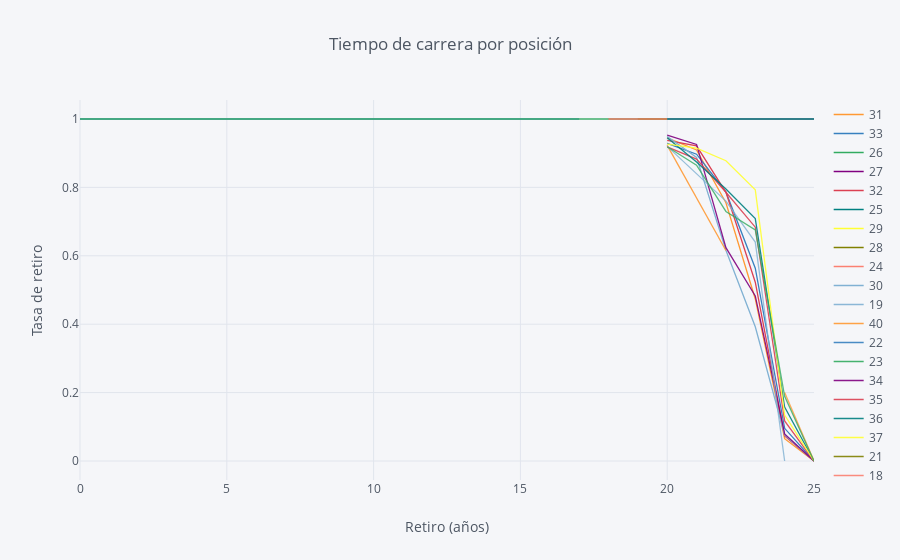

The notebook cell this image was saved under:
### Code cell
rates=survival(data, 'Age', 'Expire', 'Retirement')
rates.iplot(kind='line', xTitle='Retiro (años)', 
            yTitle='Tasa de retiro', title='Tiempo de carrera por posición')

### Figure 1 — Plotly figure (JSON) as saved in the notebook; plotly's stock layout.template omitted (floating-point values rounded to 4 significant figures)
{"data": [{"line": {"color": "rgba(255, 153, 51, 1.0)", "dash": "solid", "shape": "linear", "width": 1.3}, "mode": "lines", "name": "31", "text": "", "type": "scatter", "x": [0, 17, 18, 19, 20, 21, 22, 23, 24, 25], "y": [0.9816, "", "", "", 0.9448, 0.9095, 0.7553, 0.4738, 0.06506, 0]}, {"line": {"color": "rgba(55, 128, 191, 1.0)", "dash": "solid", "shape": "linear", "width": 1.3}, "mode": "lines", "name": "33", "text": "", "type": "scatter", "x": [0, 17, 18, 19, 20, 21, 22, 23, 24, 25], "y": [0.9755, "", "", "", 0.9289, 0.8971, 0.7868, 0.5637, 0.09559, 0]}, {"line": {"color": "rgba(50, 171, 96, 1.0)", "dash": "solid", "shape": "linear", "width": 1.3}, "mode": "lines", "name": "26", "text": "", "type": "scatter", "x": [0, 17, 18, 19, 20, 21, 22, 23, 24, 25], "y": [1, "", "", 1, 1, 1, 1, 1, 1, 1]}, {"line": {"color": "rgba(128, 0, 128, 1.0)", "dash": "solid", "shape": "linear", "width": 1.3}, "mode": "lines", "name": "27", "text": "", "type": "scatter", "x": [0, 17, 18, 19, 20, 21, 22, 23, 24, 25], "y": [1, "", "", "", 1, 1, 1, 1, 1, 1]}, {"line": {"color": "rgba(219, 64, 82, 1.0)", "dash": "solid", "shape": "linear", "width": 1.3}, "mode": "lines", "name": "32", "text": "", "type": "scatter", "x": [0, 17, 18, 19, 20, 21, 22, 23, 24, 25], "y": [0.9826, "", "", "", 0.9373, 0.9216, 0.7857, 0.5226, 0.07317, 0]}, {"line": {"color": "rgba(0, 128, 128, 1.0)", "dash": "solid", "shape": "linear", "width": 1.3}, "mode": "lines", "name": "25", "text": "", "type": "scatter", "x": [0, 17, 18, 19, 20, 21, 22, 23, 24, 25], "y": [1, "", "", 1, 1, 1, 1, 1, 1, 1]}, {"line": {"color": "rgba(255, 255, 51, 1.0)", "dash": "solid", "shape": "linear", "width": 1.3}, "mode": "lines", "name": "29", "text": "", "type": "scatter", "x": [0, 17, 18, 19, 20, 21, 22, 23, 24, 25], "y": [1, "", "", "", 1, 1, 1, 1, 1, 1]}, {"line": {"color": "rgba(128, 128, 0, 1.0)", "dash": "solid", "shape": "linear", "width": 1.3}, "mode": "lines", "name": "28", "text": "", "type": "scatter", "x": [0, 17, 18, 19, 20, 21, 22, 23, 24, 25], "y": [1, "", "", "", 1, 1, 1, 1, 1, 1]}, {"line": {"color": "rgba(251, 128, 114, 1.0)", "dash": "solid", "shape": "linear", "width": 1.3}, "mode": "lines", "name": "24", "text": "", "type": "scatter", "x": [0, 17, 18, 19, 20, 21, 22, 23, 24, 25], "y": [1, "", 1, 1, 1, 1, 1, 1, 1, 1]}, {"line": {"color": "rgba(128, 177, 211, 1.0)", "dash": "solid", "shape": "linear", "width": 1.3}, "mode": "lines", "name": "30", "text": "", "type": "scatter", "x": [0, 17, 18, 19, 20, 21, 22, 23, 24, 25], "y": [0.9836, "", "", "", 0.9487, 0.8877, 0.6161, 0.3926, 0.07634, 0]}, {"line": {"color": "rgba(128, 177, 211, 0.8999999999999999)", "dash": "solid", "shape": "linear", "width": 1.3}, "mode": "lines", "name": "19", "text": "", "type": "scatter", "x": [0, 17, 18, 19, 20, 21, 22, 23, 24, 25], "y": [1, "", "", 1, 1, 1, 1, 1, 1, 1]}, {"line": {"color": "rgba(255, 153, 51, 0.8999999999999999)", "dash": "solid", "shape": "linear", "width": 1.3}, "mode": "lines", "name": "40", "text": "", "type": "scatter", "x": [0, 17, 18, 19, 20, 21, 22, 23, 24, 25], "y": [1, "", "", "", 0.9231, 0.7692, 0.6154, "", 0, ""]}, {"line": {"color": "rgba(55, 128, 191, 0.8999999999999999)", "dash": "solid", "shape": "linear", "width": 1.3}, "mode": "lines", "name": "22", "text": "", "type": "scatter", "x": [0, 17, 18, 19, 20, 21, 22, 23, 24, 25], "y": [1, 1, "", 1, 1, 1, 1, 1, 1, 1]}, {"line": {"color": "rgba(50, 171, 96, 0.8999999999999999)", "dash": "solid", "shape": "linear", "width": 1.3}, "mode": "lines", "name": "23", "text": "", "type": "scatter", "x": [0, 17, 18, 19, 20, 21, 22, 23, 24, 25], "y": [1, 1, 1, 1, 1, 1, 1, 1, 1, 1]}, {"line": {"color": "rgba(128, 0, 128, 0.8999999999999999)", "dash": "solid", "shape": "linear", "width": 1.3}, "mode": "lines", "name": "34", "text": "", "type": "scatter", "x": [0, 17, 18, 19, 20, 21, 22, 23, 24, 25], "y": [0.9901, "", "", "", 0.953, 0.9257, 0.6238, 0.4827, 0.07921, 0]}, {"line": {"color": "rgba(219, 64, 82, 0.8999999999999999)", "dash": "solid", "shape": "linear", "width": 1.3}, "mode": "lines", "name": "35", "text": "", "type": "scatter", "x": [0, 17, 18, 19, 20, 21, 22, 23, 24, 25], "y": [0.9745, "", "", "", 0.9184, 0.8827, 0.7857, 0.6837, 0.1173, 0]}, {"line": {"color": "rgba(0, 128, 128, 0.8999999999999999)", "dash": "solid", "shape": "linear", "width": 1.3}, "mode": "lines", "name": "36", "text": "", "type": "scatter", "x": [0, 17, 18, 19, 20, 21, 22, 23, 24, 25], "y": [1, "", "", "", 0.9449, 0.874, 0.7953, 0.7087, 0.1575, 0]}, {"line": {"color": "rgba(255, 255, 51, 0.8999999999999999)", "dash": "solid", "shape": "linear", "width": 1.3}, "mode": "lines", "name": "37", "text": "", "type": "scatter", "x": [0, 17, 18, 19, 20, 21, 22, 23, 24, 25], "y": [0.9756, "", "", "", 0.9268, 0.9146, 0.878, 0.7927, 0.1341, 0]}, {"line": {"color": "rgba(128, 128, 0, 0.8999999999999999)", "dash": "solid", "shape": "linear", "width": 1.3}, "mode": "lines", "name": "21", "text": "", "type": "scatter", "x": [0, 17, 18, 19, 20, 21, 22, 23, 24, 25], "y": [1, "", "", 1, 1, 1, 1, 1, 1, 1]}, {"line": {"color": "rgba(251, 128, 114, 0.8999999999999999)", "dash": "solid", "shape": "linear", "width": 1.3}, "mode": "lines", "name": "18", "text": "", "type": "scatter", "x": [0, 17, 18, 19, 20, 21, 22, 23, 24, 25], "y": [1, "", 1, 1, 1, 1, 1, 1, 1, 1]}, {"line": {"color": "rgba(251, 128, 114, 0.7999999999999998)", "dash": "solid", "shape": "linear", "width": 1.3}, "mode": "lines", "name": "20", "text": "", "type": "scatter", "x": [0, 17, 18, 19, 20, 21, 22, 23, 24, 25], "y": [1, "", "", "", 1, 1, 1, 1, 1, 1]}, {"line": {"color": "rgba(128, 177, 211, 0.7999999999999998)", "dash": "solid", "shape": "linear", "width": 1.3}, "mode": "lines", "name": "39", "text": "", "type": "scatter", "x": [0, 17, 18, 19, 20, 21, 22, 23, 24, 25], "y": [1, "", "", "", 0.92, 0.84, 0.76, 0.64, 0, ""]}, {"line": {"color": "rgba(255, 153, 51, 0.7999999999999998)", "dash": "solid", "shape": "linear", "width": 1.3}, "mode": "lines", "name": "41", "text": "", "type": "scatter", "x": [0, 17, 18, 19, 20, 21, 22, 23, 24, 25], "y": [0.8, "", "", "", "", "", "", "", 0.2, 0]}, {"line": {"color": "rgba(55, 128, 191, 0.7999999999999998)", "dash": "solid", "shape": "linear", "width": 1.3}, "mode": "lines", "name": "17", "text": "", "type": "scatter", "x": [0, 17, 18, 19, 20, 21, 22, 23, 24, 25], "y": [1, "", 1, "", 1, 1, 1, 1, 1, 1]}, {"line": {"color": "rgba(50, 171, 96, 0.7999999999999998)", "dash": "solid", "shape": "linear", "width": 1.3}, "mode": "lines", "name": "38", "text": "", "type": "scatter", "x": [0, 17, 18, 19, 20, 21, 22, 23, 24, 25], "y": [0.973, "", "", "", 0.9189, 0.8649, 0.7297, 0.6757, 0.1892, 0]}, {"line": {"color": "rgba(128, 0, 128, 0.7999999999999998)", "dash": "solid", "shape": "linear", "width": 1.3}, "mode": "lines", "name": "45", "text": "", "type": "scatter", "x": [0, 17, 18, 19, 20, 21, 22, 23, 24, 25], "y": [1, "", "", "", "", "", 0, "", "", ""]}, {"line": {"color": "rgba(219, 64, 82, 0.7999999999999998)", "dash": "solid", "shape": "linear", "width": 1.3}, "mode": "lines", "name": "42", "text": "", "type": "scatter", "x": [0, 17, 18, 19, 20, 21, 22, 23, 24, 25], "y": [1, "", "", "", "", "", 0, "", "", ""]}, {"line": {"color": "rgba(0, 128, 128, 0.7999999999999998)", "dash": "solid", "shape": "linear", "width": 1.3}, "mode": "lines", "name": "16", "text": "", "type": "scatter", "x": [0, 17, 18, 19, 20, 21, 22, 23, 24, 25], "y": [1, "", "", "", 1, 1, 1, 1, 1, 1]}, {"line": {"color": "rgba(255, 255, 51, 0.7999999999999998)", "dash": "solid", "shape": "linear", "width": 1.3}, "mode": "lines", "name": "44", "text": "", "type": "scatter", "x": [0, 17, 18, 19, 20, 21, 22, 23, 24, 25], "y": [1, "", "", "", 0.5, "", "", "", 0, ""]}], "layout": {"legend": {"bgcolor": "#F5F6F9", "font": {"color": "#4D5663"}}, "paper_bgcolor": "#F5F6F9", "plot_bgcolor": "#F5F6F9", "title": {"font": {"color": "#4D5663"}, "text": "Tiempo de carrera por posición"}, "xaxis": {"gridcolor": "#E1E5ED", "showgrid": true, "tickfont": {"color": "#4D5663"}, "title": {"font": {"color": "#4D5663"}, "text": "Retiro (años)"}, "zerolinecolor": "#E1E5ED"}, "yaxis": {"gridcolor": "#E1E5ED", "showgrid": true, "tickfont": {"color": "#4D5663"}, "title": {"font": {"color": "#4D5663"}, "text": "Tasa de retiro"}, "zerolinecolor": "#E1E5ED"}}}
